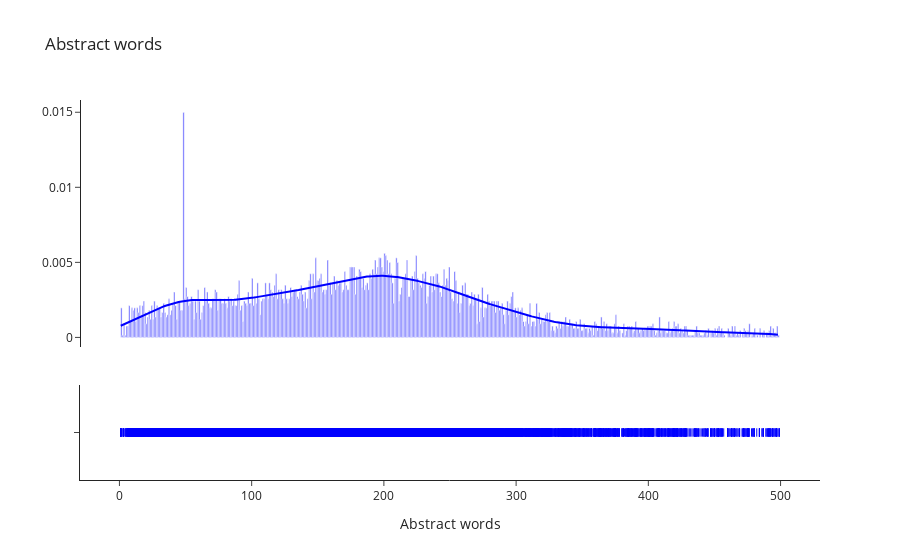

Notebook code for this chart:
### Code cell
fig = ff.create_distplot(hist_data=[word_count],
                         group_labels=["All abstracts"],
                         colors=["blue"])
fig.update_layout(title_text="Abstract words", xaxis_title="Abstract words", template="simple_white", showlegend=False)
fig.show()

### Figure 1 — Plotly figure (JSON) as saved in the notebook; plotly's stock layout.template omitted (floating-point values rounded to 4 significant figures; data arrays with more than 128 entries replaced by an {"elided": "..."} marker saying what was removed)
{"data": [{"autobinx": false, "histnorm": "probability density", "legendgroup": "All abstracts", "marker": {"color": "blue"}, "name": "All abstracts", "opacity": 0.7, "type": "histogram", "x": {"elided": "6606 int values"}, "xaxis": "x", "xbins": {"end": 499, "size": 1, "start": 1}, "yaxis": "y"}, {"legendgroup": "All abstracts", "marker": {"color": "blue"}, "mode": "lines", "name": "All abstracts", "showlegend": false, "type": "scatter", "x": {"elided": "500 float values"}, "xaxis": "x", "y": {"elided": "500 float values"}, "yaxis": "y"}, {"legendgroup": "All abstracts", "marker": {"color": "blue", "symbol": "line-ns-open"}, "mode": "markers", "name": "All abstracts", "showlegend": false, "type": "scatter", "x": {"elided": "6606 int values"}, "xaxis": "x", "y": {"elided": "6606 str values"}, "yaxis": "y2"}], "layout": {"barmode": "overlay", "hovermode": "closest", "legend": {"traceorder": "reversed"}, "showlegend": false, "title": {"text": "Abstract words"}, "xaxis": {"anchor": "y2", "domain": [0, 1], "title": {"text": "Abstract words"}, "zeroline": false}, "yaxis": {"anchor": "free", "domain": [0.35, 1], "position": 0}, "yaxis2": {"anchor": "x", "domain": [0, 0.25], "dtick": 1, "showticklabels": false}}}
